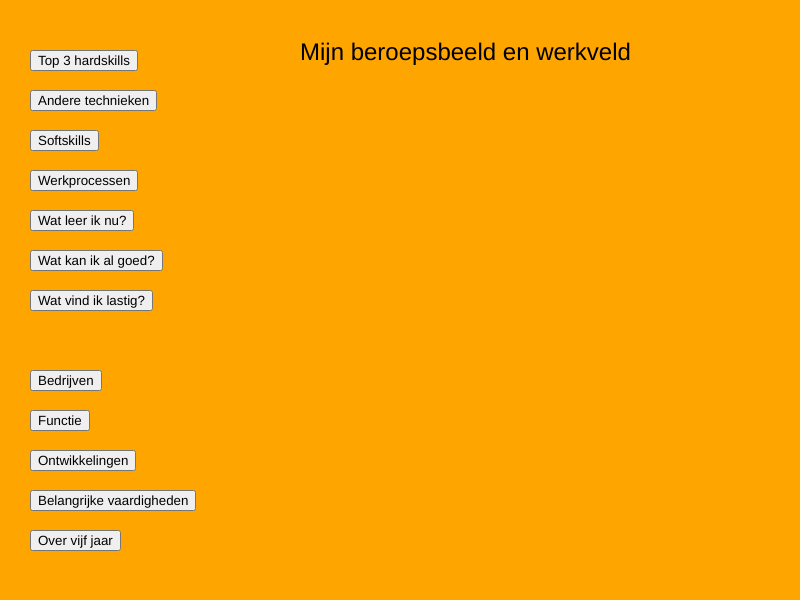
Frame 1 (no input)
Frame 60 (no input): identical to frame 1, image omitted
Frame 120 (the mouse pressed at the canvas centre since frame 60): identical to frame 1, image omitted

The p5.js sketch that drew this single still picture (run headless with seeded random() and noise() and a simulated clock; from frame 60 on, the mouse is pressed at the canvas centre):

// p5.js sketch
// ── sketch.js

let b1
let b2
let b3
let b4
let b5
let b6
let b7
let b8
let b9
let b10
let b11
let b12
let w1 = ""
let w2 = ""
let w3 = ""
let w4 = "" 
let w5 = ""
let antwoord = ""

function setup() {
  createCanvas(800, 600);

  // Knoppen beroepsbeeld
  b1 = createButton("Top 3 hardskills");
  b1.position(30, 50);
  b1.mousePressed(vraag1);

  b2 = createButton("Andere technieken");
  b2.position(30, 90);
  b2.mousePressed(vraag2);

  b3 = createButton("Softskills");
  b3.position(30, 130);
  b3.mousePressed(vraag3);

  b4 = createButton("Werkprocessen");
  b4.position(30, 170);
  b4.mousePressed(vraag4);

  b5 = createButton("Wat leer ik nu?");
  b5.position(30, 210);
  b5.mousePressed(vraag5);

  b6 = createButton("Wat kan ik al goed?");
  b6.position(30, 250);
  b6.mousePressed(vraag6);

  b7 = createButton("Wat vind ik lastig?");
  b7.position(30, 290);
  b7.mousePressed(vraag7);

  // Knoppen werkveld
  b8 = createButton("Bedrijven");
  b8.position(30, 370);
  b8.mousePressed(vraag8);

  b9 = createButton("Functie");
  b9.position(30, 410);
  b9.mousePressed(vraag9);

  b10 = createButton("Ontwikkelingen");
  b10.position(30, 450);
  b10.mousePressed(vraag10);

  b11 = createButton("Belangrijke vaardigheden");
  b11.position(30, 490);
  b11.mousePressed(vraag11);

  b12 = createButton("Over vijf jaar");
  b12.position(30, 530);
  b12.mousePressed(vraag12);
}

function draw() {
  background("orange");

  fill("black");
  textSize(24);
  text("Mijn beroepsbeeld en werkveld", 300, 60);

  textSize(18);
  text(antwoord, 300, 120, 450, 400);
}

// Beroepsbeeld

function vraag1() {
  antwoord = "JavaScript om programma's interactief te maken.\n\nHTML en CSS om websites te maken.\n\nBlender voor het maken van objecten.";
}

function vraag2() {
  antwoord = "Python, databases en AI-tools zijn ook handig om te kennen.";
}

function vraag3() {
  antwoord = "Kunnen presenteren, overleggen, samenwerken en problemen oplossen.";
}

function vraag4() {
  antwoord = "Ik moet kunnen programmeren, software testen en fouten oplossen.";
}

function vraag5() {
  antwoord = "Ik leer programmeren met JavaScript en p5.js. Ook leer ik fouten in mijn code oplossen.";
}

function vraag6() {
  antwoord = "Ik kan werken met variabelen, functies en if-statements.";
}

function vraag7() {
  antwoord = "Ik vind het soms lastig om fouten in mijn code te vinden. Ik ga meer oefenen om hier beter in te worden.";
}

// Werkveld

function vraag8() {
  antwoord = "Ik zou graag bij Defensie willen werken. Ik hoor dat de overheid een goede werkgever is en dat het werk leuke uitdagingen biedt.";
}

function vraag9() {
  antwoord = "Ik zou graag softwareontwikkelaar bij Defensie willen worden (iets algemeens, misschien later wat gespecialiseerder).";
}

function vraag10() {
  antwoord = "Ik denk dat AI heel interessant is en steeds belangrijker wordt bij het programmeren.";
}

function vraag11() {
  antwoord = "Ik denk dat het gebruiken en trainen van AI-modellen steeds belangrijker wordt.";
}

function vraag12() {
  antwoord = "Ik denk dat AI veel gaat veranderen. Misschien is er vooral werk voor mensen die goed met AI kunnen werken, of worden sommige dingen juist weer handmatig gedaan. Net zoals toen rekenmachines rekenaars vervingen, maar wiskundigen bleven bestaan.";
}
